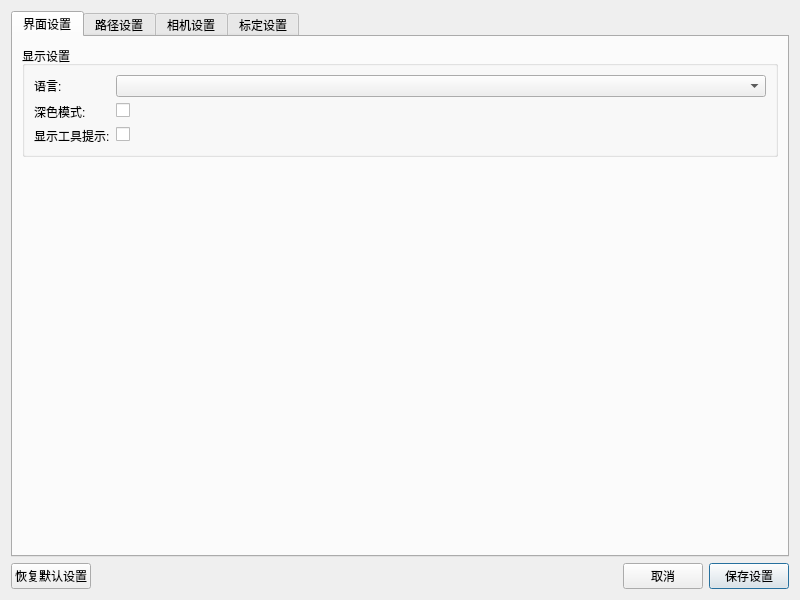
<?xml version="1.0" encoding="UTF-8"?>
<ui version="4.0">
 <class>SettingsModule</class>
 <widget class="QWidget" name="SettingsModule">
  <property name="geometry">
   <rect>
    <x>0</x>
    <y>0</y>
    <width>800</width>
    <height>600</height>
   </rect>
  </property>
  <property name="windowTitle">
   <string>系统设置</string>
  </property>
  <layout class="QVBoxLayout" name="verticalLayout">
   <item>
    <widget class="QTabWidget" name="tabWidget">
     <property name="currentIndex">
      <number>0</number>
     </property>
     <widget class="QWidget" name="interfaceTab">
      <attribute name="title">
       <string>界面设置</string>
      </attribute>
      <layout class="QVBoxLayout" name="verticalLayout_2">
       <item>
        <widget class="QGroupBox" name="displayGroup">
         <property name="title">
          <string>显示设置</string>
         </property>
         <layout class="QFormLayout" name="formLayout">
          <item row="0" column="0">
           <widget class="QLabel" name="labelLanguage">
            <property name="text">
             <string>语言:</string>
            </property>
           </widget>
          </item>
          <item row="0" column="1">
           <widget class="QComboBox" name="languageCombo"/>
          </item>
          <item row="1" column="0">
           <widget class="QLabel" name="labelDarkMode">
            <property name="text">
             <string>深色模式:</string>
            </property>
           </widget>
          </item>
          <item row="1" column="1">
           <widget class="QCheckBox" name="darkModeCheck"/>
          </item>
          <item row="2" column="0">
           <widget class="QLabel" name="labelTooltips">
            <property name="text">
             <string>显示工具提示:</string>
            </property>
           </widget>
          </item>
          <item row="2" column="1">
           <widget class="QCheckBox" name="showTooltipsCheck"/>
          </item>
         </layout>
        </widget>
       </item>
       <item>
        <spacer name="verticalSpacer">
         <property name="orientation">
          <enum>Qt::Orientation::Vertical</enum>
         </property>
         <property name="sizeHint" stdset="0">
          <size>
           <width>20</width>
           <height>40</height>
          </size>
         </property>
        </spacer>
       </item>
      </layout>
     </widget>
     <widget class="QWidget" name="pathsTab">
      <attribute name="title">
       <string>路径设置</string>
      </attribute>
      <layout class="QVBoxLayout" name="verticalLayout_3">
       <item>
        <widget class="QGroupBox" name="pathGroup">
         <property name="title">
          <string>文件路径</string>
         </property>
         <layout class="QFormLayout" name="formLayout_2">
          <item row="0" column="0">
           <widget class="QLabel" name="labelDefaultPath">
            <property name="text">
             <string>默认保存路径:</string>
            </property>
           </widget>
          </item>
          <item row="0" column="1">
           <layout class="QHBoxLayout" name="horizontalLayout">
            <item>
             <widget class="QLineEdit" name="defaultPathEdit"/>
            </item>
            <item>
             <widget class="QPushButton" name="browseDefaultPathButton">
              <property name="text">
               <string>浏览...</string>
              </property>
             </widget>
            </item>
           </layout>
          </item>
          <item row="1" column="0">
           <widget class="QLabel" name="labelTemplatePath">
            <property name="text">
             <string>模板路径:</string>
            </property>
           </widget>
          </item>
          <item row="1" column="1">
           <layout class="QHBoxLayout" name="horizontalLayout_2">
            <item>
             <widget class="QLineEdit" name="templatePathEdit"/>
            </item>
            <item>
             <widget class="QPushButton" name="browseTemplatePathButton">
              <property name="text">
               <string>浏览...</string>
              </property>
             </widget>
            </item>
           </layout>
          </item>
          <item row="3" column="0">
           <widget class="QLabel" name="labelDatabasePath">
            <property name="text">
             <string>数据库路径:</string>
            </property>
           </widget>
          </item>
          <item row="3" column="1">
           <layout class="QHBoxLayout" name="horizontalLayout_3">
            <item>
             <widget class="QLineEdit" name="databasePathEdit"/>
            </item>
            <item>
             <widget class="QPushButton" name="browseDatabasePathButton">
              <property name="text">
               <string>浏览...</string>
              </property>
             </widget>
            </item>
           </layout>
          </item>
          <item row="2" column="1">
           <layout class="QHBoxLayout" name="horizontalLayout_5">
            <item>
             <widget class="QLineEdit" name="settingPathEdit">
              <property name="enabled">
               <bool>true</bool>
              </property>
             </widget>
            </item>
            <item>
             <widget class="QPushButton" name="settingPathButton">
              <property name="text">
               <string>浏览</string>
              </property>
             </widget>
            </item>
           </layout>
          </item>
          <item row="2" column="0">
           <widget class="QLabel" name="label_3">
            <property name="text">
             <string>设置保存路径:</string>
            </property>
           </widget>
          </item>
         </layout>
        </widget>
       </item>
       <item>
        <spacer name="verticalSpacer_2">
         <property name="orientation">
          <enum>Qt::Orientation::Vertical</enum>
         </property>
         <property name="sizeHint" stdset="0">
          <size>
           <width>20</width>
           <height>40</height>
          </size>
         </property>
        </spacer>
       </item>
      </layout>
     </widget>
     <widget class="QWidget" name="cameraTab">
      <attribute name="title">
       <string>相机设置</string>
      </attribute>
      <layout class="QVBoxLayout" name="verticalLayout_4">
       <item>
        <widget class="QGroupBox" name="cameraDefaultsGroup">
         <property name="title">
          <string>默认相机参数</string>
         </property>
         <layout class="QFormLayout" name="formLayout_3">
          <item row="1" column="0">
           <widget class="QLabel" name="labelExposure">
            <property name="text">
             <string>曝光时间(μs):</string>
            </property>
           </widget>
          </item>
          <item row="1" column="1">
           <widget class="QSpinBox" name="exposureSpin">
            <property name="minimum">
             <number>1</number>
            </property>
            <property name="maximum">
             <number>100000</number>
            </property>
           </widget>
          </item>
          <item row="2" column="0">
           <widget class="QLabel" name="labelGain">
            <property name="text">
             <string>增益:</string>
            </property>
           </widget>
          </item>
          <item row="2" column="1">
           <widget class="QSpinBox" name="gainSpin">
            <property name="minimum">
             <number>0</number>
            </property>
            <property name="maximum">
             <number>48</number>
            </property>
           </widget>
          </item>
          <item row="4" column="0">
           <widget class="QLabel" name="labelWhiteBalance">
            <property name="text">
             <string>自动白平衡:</string>
            </property>
           </widget>
          </item>
          <item row="4" column="1">
           <widget class="QCheckBox" name="whiteBalanceCheck"/>
          </item>
          <item row="0" column="0">
           <widget class="QLabel" name="label">
            <property name="text">
             <string>相机类型</string>
            </property>
           </widget>
          </item>
          <item row="0" column="1">
           <widget class="QComboBox" name="comboBox">
            <item>
             <property name="text">
              <string>单目相机</string>
             </property>
            </item>
            <item>
             <property name="text">
              <string>双目相机</string>
             </property>
            </item>
           </widget>
          </item>
          <item row="3" column="0">
           <widget class="QLabel" name="label_2">
            <property name="text">
             <string>自动采集间隔(ms):：</string>
            </property>
           </widget>
          </item>
          <item row="3" column="1">
           <widget class="QSpinBox" name="spinBox"/>
          </item>
         </layout>
        </widget>
       </item>
       <item>
        <spacer name="verticalSpacer_3">
         <property name="orientation">
          <enum>Qt::Orientation::Vertical</enum>
         </property>
         <property name="sizeHint" stdset="0">
          <size>
           <width>20</width>
           <height>40</height>
          </size>
         </property>
        </spacer>
       </item>
      </layout>
     </widget>
     <widget class="QWidget" name="calibrationTab">
      <attribute name="title">
       <string>标定设置</string>
      </attribute>
      <layout class="QVBoxLayout" name="verticalLayout_5">
       <item>
        <widget class="QGroupBox" name="calibrationDefaultsGroup">
         <property name="title">
          <string>默认标定参数</string>
         </property>
         <layout class="QFormLayout" name="formLayout_4">
          <item row="0" column="0">
           <widget class="QLabel" name="labelBoardWidth">
            <property name="text">
             <string>棋盘格宽度(内角点):</string>
            </property>
           </widget>
          </item>
          <item row="0" column="1">
           <widget class="QSpinBox" name="boardWidthSpin">
            <property name="minimum">
             <number>3</number>
            </property>
            <property name="maximum">
             <number>20</number>
            </property>
           </widget>
          </item>
          <item row="1" column="0">
           <widget class="QLabel" name="labelBoardHeight">
            <property name="text">
             <string>棋盘格高度(内角点):</string>
            </property>
           </widget>
          </item>
          <item row="1" column="1">
           <widget class="QSpinBox" name="boardHeightSpin">
            <property name="minimum">
             <number>3</number>
            </property>
            <property name="maximum">
             <number>20</number>
            </property>
           </widget>
          </item>
          <item row="2" column="0">
           <widget class="QLabel" name="labelSquareSize">
            <property name="text">
             <string>棋盘格大小(mm):</string>
            </property>
           </widget>
          </item>
          <item row="2" column="1">
           <widget class="QDoubleSpinBox" name="squareSizeSpin">
            <property name="minimum">
             <double>1.000000000000000</double>
            </property>
            <property name="maximum">
             <double>100.000000000000000</double>
            </property>
           </widget>
          </item>
         </layout>
        </widget>
       </item>
       <item>
        <spacer name="verticalSpacer_4">
         <property name="orientation">
          <enum>Qt::Orientation::Vertical</enum>
         </property>
         <property name="sizeHint" stdset="0">
          <size>
           <width>20</width>
           <height>40</height>
          </size>
         </property>
        </spacer>
       </item>
      </layout>
     </widget>
    </widget>
   </item>
   <item>
    <layout class="QHBoxLayout" name="horizontalLayout_4">
     <item>
      <widget class="QPushButton" name="restoreDefaultsButton">
       <property name="text">
        <string>恢复默认设置</string>
       </property>
      </widget>
     </item>
     <item>
      <spacer name="horizontalSpacer">
       <property name="orientation">
        <enum>Qt::Orientation::Horizontal</enum>
       </property>
       <property name="sizeHint" stdset="0">
        <size>
         <width>40</width>
         <height>20</height>
        </size>
       </property>
      </spacer>
     </item>
     <item>
      <widget class="QPushButton" name="cancelButton">
       <property name="text">
        <string>取消</string>
       </property>
      </widget>
     </item>
     <item>
      <widget class="QPushButton" name="saveSettingsButton">
       <property name="text">
        <string>保存设置</string>
       </property>
       <property name="default">
        <bool>true</bool>
       </property>
      </widget>
     </item>
    </layout>
   </item>
  </layout>
 </widget>
 <resources/>
 <connections>
  <connection>
   <sender>browseDefaultPathButton</sender>
   <signal>clicked()</signal>
   <receiver>SettingsModule</receiver>
   <slot>onBrowseDefaultPathClicked()</slot>
   <hints>
    <hint type="sourcelabel">
     <x>709</x>
     <y>80</y>
    </hint>
    <hint type="destinationlabel">
     <x>399</x>
     <y>300</y>
    </hint>
   </hints>
  </connection>
  <connection>
   <sender>browseTemplatePathButton</sender>
   <signal>clicked()</signal>
   <receiver>SettingsModule</receiver>
   <slot>onBrowseTemplatePathClicked()</slot>
   <hints>
    <hint type="sourcelabel">
     <x>709</x>
     <y>120</y>
    </hint>
    <hint type="destinationlabel">
     <x>399</x>
     <y>300</y>
    </hint>
   </hints>
  </connection>
  <connection>
   <sender>browseDatabasePathButton</sender>
   <signal>clicked()</signal>
   <receiver>SettingsModule</receiver>
   <slot>onBrowseDatabasePathClicked()</slot>
   <hints>
    <hint type="sourcelabel">
     <x>709</x>
     <y>160</y>
    </hint>
    <hint type="destinationlabel">
     <x>399</x>
     <y>300</y>
    </hint>
   </hints>
  </connection>
  <connection>
   <sender>restoreDefaultsButton</sender>
   <signal>clicked()</signal>
   <receiver>SettingsModule</receiver>
   <slot>onRestoreDefaultsClicked()</slot>
   <hints>
    <hint type="sourcelabel">
     <x>129</x>
     <y>560</y>
    </hint>
    <hint type="destinationlabel">
     <x>399</x>
     <y>300</y>
    </hint>
   </hints>
  </connection>
  <connection>
   <sender>cancelButton</sender>
   <signal>clicked()</signal>
   <receiver>SettingsModule</receiver>
   <slot>onCancelClicked()</slot>
   <hints>
    <hint type="sourcelabel">
     <x>579</x>
     <y>560</y>
    </hint>
    <hint type="destinationlabel">
     <x>399</x>
     <y>300</y>
    </hint>
   </hints>
  </connection>
  <connection>
   <sender>saveSettingsButton</sender>
   <signal>clicked()</signal>
   <receiver>SettingsModule</receiver>
   <slot>onSaveSettingsClicked()</slot>
   <hints>
    <hint type="sourcelabel">
     <x>749</x>
     <y>578</y>
    </hint>
    <hint type="destinationlabel">
     <x>399</x>
     <y>299</y>
    </hint>
   </hints>
  </connection>
 </connections>
 <slots>
  <slot>onBrowseDefaultPathClicked()</slot>
  <slot>onBrowseTemplatePathClicked()</slot>
  <slot>onBrowseDatabasePathClicked()</slot>
  <slot>onRestoreDefaultsClicked()</slot>
  <slot>onSaveSettingsClicked()</slot>
  <slot>onCancelClicked()</slot>
 </slots>
</ui>
